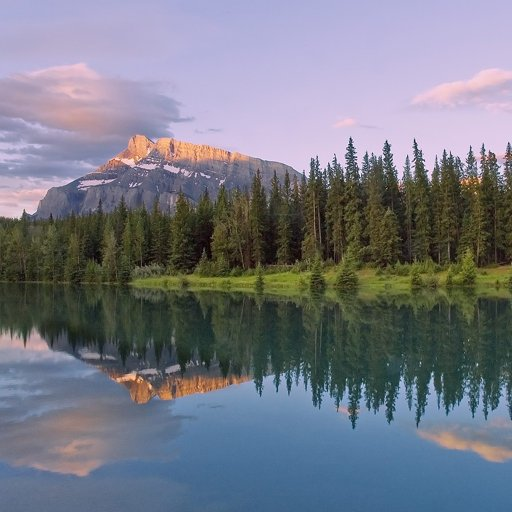
//> input picture OpenCV/lake.png, 512 x 512 px
$ ./image_synthesis   (built with g++ and OpenCV 4)
//> lines starting //> are read from the running program, lines starting //| are printed output that depends on the picture
#include <opencv2/opencv.hpp>
using namespace cv;
using namespace std;

int main()
{
	Mat image1= imread("./lake.png", IMREAD_UNCHANGED);
//> image1 is the input picture: 512 rows x 512 cols, CV_8UC3; mean B, G, R 132.1, 120.5, 117.1
	Mat image2= imread("./box.jpg", IMREAD_UNCHANGED);
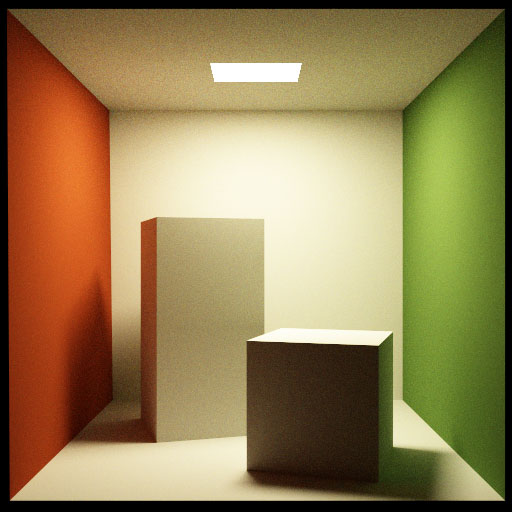
//> input picture OpenCV/box.jpg, 512 x 512 px
//> image2 is the input picture: 512 rows x 512 cols, CV_8UC3; mean B, G, R 82.2, 127.5, 148.3
	CV_Assert(!(image1.empty() || image2.empty()));

	double alpha = 0.6, beta = 0.7;
	Mat add_img1 = image1 + image2;
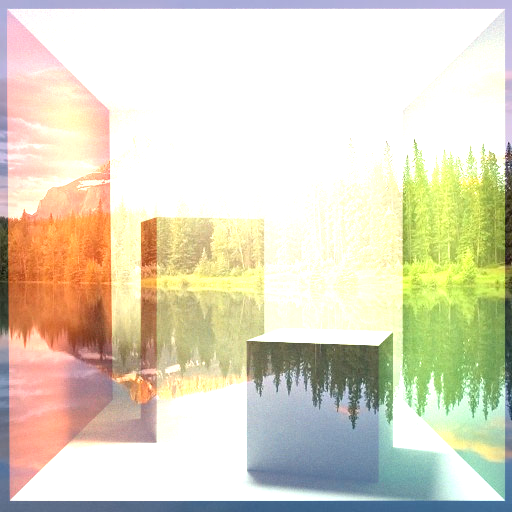
//> add_img1: 512 rows x 512 cols, CV_8UC3; mean B, G, R 193.6, 215.7, 221.2
	Mat add_img2 = image1 * 0.5 + image2 * 0.5;
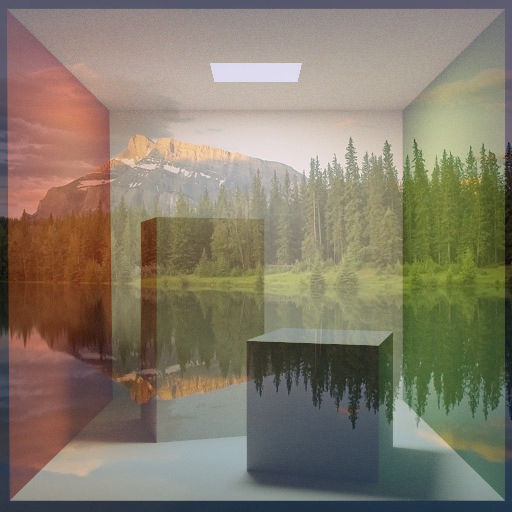
//> add_img2: 512 rows x 512 cols, CV_8UC3; mean B, G, R 107.2, 124, 132.7
	Mat add_img3 = image1 * alpha + image2 * (1 - alpha);
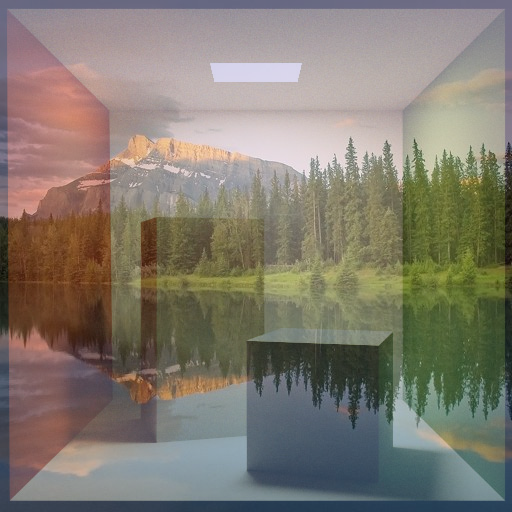
//> add_img3: 512 rows x 512 cols, CV_8UC3; mean B, G, R 112.2, 123.3, 129.6
	Mat add_img4;
	addWeighted(image1, alpha, image2, beta, 0, add_img4);
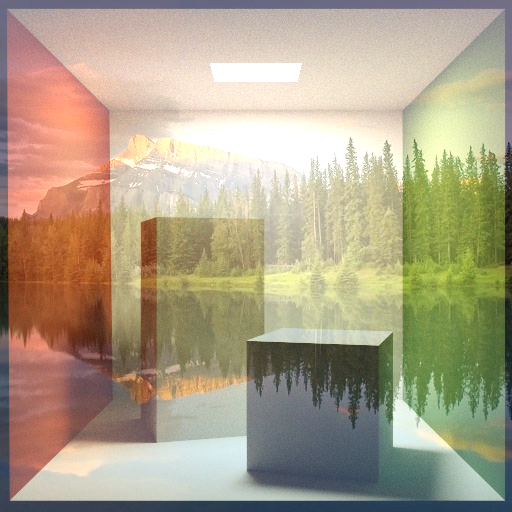
//> add_img4: 512 rows x 512 cols, CV_8UC3; mean B, G, R 136.2, 160.8, 172.5

	imshow("Image1", image1); imshow("Image2", image2);
	imshow("add_img1", add_img1), imshow("add_img2", add_img2);
	imshow("add_img3", add_img3), imshow("add_img4", add_img4);

	// fwrite(image, sizeof(unsigned char), imageSize, fp);

	waitKey(0);
	return 0;
}
